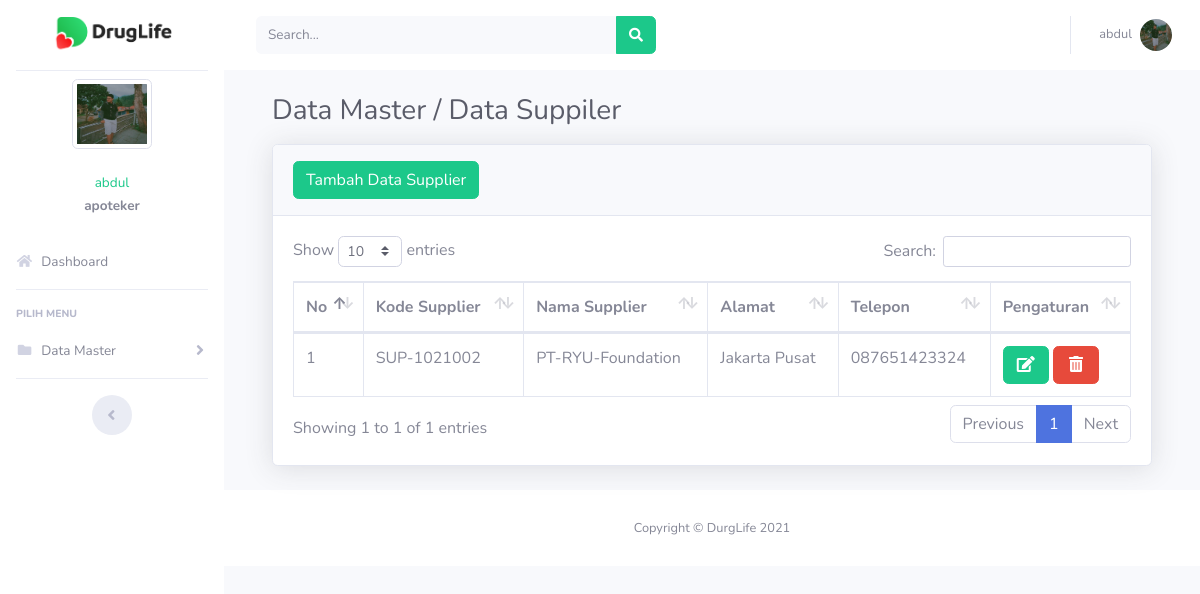
The page /index.php?page=supplier (signed in) on the database its author committed.
### tables this page shows
CREATE TABLE `users` (
  `id` int(11) NOT NULL,
  `nik` varchar(10) NOT NULL,
  `nama` varchar(100) NOT NULL,
  `alamat` varchar(200) NOT NULL,
  `telepon` varchar(100) NOT NULL,
  `username` varchar(100) NOT NULL,
  `password` varchar(100) NOT NULL,
  `level` varchar(25) NOT NULL DEFAULT 'member',
  `foto` varchar(25) NOT NULL
);

CREATE TABLE `tb_supplier` (
  `id` int(100) NOT NULL,
  `kode_supplier` varchar(100) NOT NULL,
  `nama_supplier` varchar(100) NOT NULL,
  `alamat` varchar(100) NOT NULL,
  `telepon` varchar(15) NOT NULL
);

### index.php (the view, shortened to what this page needs)
<?php
	$koneksi = new mysqli("localhost","root","","obat");
	?>
<!DOCTYPE html>
<html lang="en">
<head>
  <link href="vendor/fontawesome-free/css/all.min.css" rel="stylesheet" type="text/css">
  <link href="css/sb-admin-2.min.css" rel="stylesheet">
  <link href="vendor/datatables/dataTables.bootstrap4.min.css" rel="stylesheet">
</head>
<body id="page-top">
  <div id="wrapper">
    <ul class="navbar-nav sidebar sidebar-light accordion" id="accordionSidebar">
    <a class="sidebar-brand d-flex align-items-center justify-content-center" href="index.html">
        <img src="img/logo1.png" alt="logo" width="120">
    </a>
      <hr class="sidebar-divider my-0">
 <?php
   if ($_SESSION['apoteker']) {
	   $user = $_SESSION['apoteker'];
   }
   $sql =$koneksi->query("select * from users where id='$user'");
   $data = $sql->fetch_assoc();
   ?>
    <li class="d-flex align-items-center justify-content-center">
        <a class="nav-link">
		 <img src="img/<?php echo $data['foto']?>" class="img-circle img-thumbnail" width="80" alt="User"/></a>
	  </li>
		 <li class="nav-item ">
        <a class="nav-link">
         	<div class="d-flex align-items-center justify-content-center" class="name"><span class="text-success fw-bold" ><?php echo  $data['nama'];?></span></div></font>
			<div class="d-flex align-items-center justify-content-center" class="email"><strong> <span class="fst-italic"><?php echo $data['level'];?></span></strong></div>
		 </a>
      </li>
      <li class="nav-item">
        <a class="nav-link" href="?page=home">
          <i class="fas fa-fw fa-home"></i>
          <span>Dashboard</span></a>
      </li>
      <hr class="sidebar-divider">
      <div class="sidebar-heading">
        Pilih Menu
      </div>
	   <li class="nav-item">
        <a class="nav-link collapsed" href="#" data-toggle="collapse" data-target="#collapseData" aria-expanded="true" aria-controls="collapseData">
          <i class="fas fa-fw fa-folder"></i>
          <span>Data Master</span>
        </a>
      </li>
      <hr class="sidebar-divider d-none d-md-block">
      <div class="text-center d-none d-md-inline">
        <button class="rounded-circle border-0" id="sidebarToggle"></button>
      </div>
    </ul>
    <div id="content-wrapper" class="d-flex flex-column">
      <div id="content">
     <nav class="navbar navbar-expand navbar-light bg-white topbar mb-4 static-top">
 <form
                class="d-none d-sm-inline-block form-inline mr-auto ml-md-3 my-2 my-md-0 mw-100 navbar-search">
                <div class="input-group">
                    <input type="text" class="form-control bg-light border-0 small" placeholder="Search..."
                        aria-label="Search" aria-describedby="basic-addon2">
                    <div class="input-group-append">
                        <button class="btn btn-success" type="button">
                            <i class="fas fa-search fa-sm"></i>
                        </button>
                    </div>
                </div>
            </form>
            <ul class="navbar-nav ml-auto">
          <ul class="navbar-nav ml-auto">
            <li class="nav-item dropdown no-arrow">
                    <a class="nav-link dropdown-toggle" href="#" id="userDropdown" role="button"
                        data-toggle="dropdown" aria-haspopup="true" aria-expanded="false">
                        <span class="mr-2 d-none d-lg-inline text-gray-600 small"> <?php echo  $data['nama'];?></span>
                        <img class="img-profile rounded-circle"
                            src="img/<?php echo $data['foto']?>">
                    </a>
                </li>
          </ul>
        </nav>
        <div class="container-fluid">
		 <section class="content">
		      <?php
			   $page = $_GET['page'];
			   $aksi = $_GET['aksi'];
			   if ($page == "supplier") {
				   if ($aksi == "") {
					   include "page/supplier/supplier.php";
				   }
			   }
			   ?>
    </section>
</div>
   <footer class="sticky-footer bg-white">
    <div class="container my-auto">
        <div class="copyright text-center my-auto">
            <span>Copyright &copy; DurgLife 2021</span>
        </div>
    </div>
</footer>
    </div>
  </div>
  </div>
</body>
</html>

### page/supplier/supplier.php (shortened to what this page needs)
<div class="container-fluid">
<h1 class="h3 mb-0 text-gray-800" style="margin-bottom: 3rem;">Data Master / Data Suppiler</h1>
  <div class="card shadow mb-4" style="margin-top: 1rem;">
    <div class="card-header py-3">
    <a href="?page=supplier&aksi=tambahsupplier" class="btn btn-success" >Tambah Data Supplier</a>
    </div>
    <div class="card-body">
      <div class="table-responsive">
        <table class="table table-bordered" id="dataTable" width="100%" cellspacing="0">
        <thead>
                                <tr>
			<th>No</th>
			<th>Kode Supplier</th>
			<th>Nama Supplier</th>
			<th>Alamat</th>
			<th>Telepon</th>
			<th>Pengaturan</th>
                                </tr>
		</thead>
          <tbody>
            <?php
	$no = 1;
	$sql = $koneksi->query("select * from tb_supplier");
	while ($data = $sql->fetch_assoc()) {
	?>
                                <tr>
                                    <td><?php echo $no++; ?></td>
			<td><?php echo $data['kode_supplier'] ?></td>
			<td><?php echo $data['nama_supplier'] ?></td>
			<td><?php echo $data['alamat'] ?></td>
			<td><?php echo $data['telepon'] ?></td>
			<td>
			<a href="?page=supplier&aksi=ubahsupplier&kode_supplier=<?php echo $data['kode_supplier'] ?>" class="btn btn-success" ><i class="fas fa-fw fa-edit"></i></a>
			<a onclick="return confirm('Apakah anda yakin akan menghapus data ini?')" href="?page=supplier&aksi=hapussupplier&id=<?php echo $data['kode_supplier'] ?>" class="btn btn-danger" ><i class="fas fa-fw fa-trash-alt"></i></a>
			</td>
                                </tr>
	<?php }?>
		   </tbody>
                        </table>
      </div>
    </div>
  </div>
</div>

### rows shown on the page
users: foto (picture), nama "abdul", level "apoteker"
tb_supplier: kode_supplier "SUP-1021002", nama_supplier "PT-RYU-Foundation", alamat "Jakarta Pusat", telepon "087651423324"
